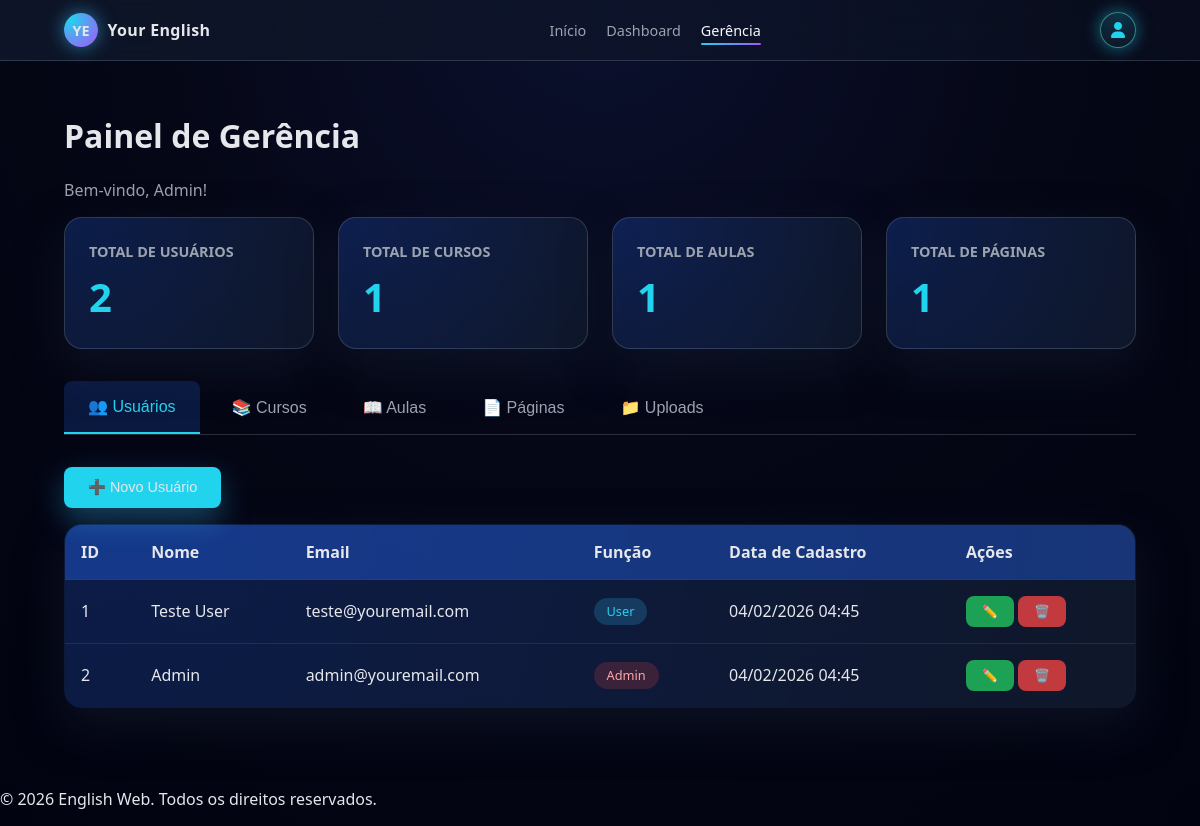
Screenshot of /public/gerencia.php (signed in) with the database file from the repository.
### tables this page shows
CREATE TABLE users (
    id INT AUTO_INCREMENT PRIMARY KEY,
    name VARCHAR(100) NOT NULL,
    email VARCHAR(150) UNIQUE NOT NULL,
    password VARCHAR(255) NOT NULL,
    role ENUM('user', 'admin') DEFAULT 'user',
    created_at TIMESTAMP DEFAULT CURRENT_TIMESTAMP,
    updated_at TIMESTAMP DEFAULT CURRENT_TIMESTAMP ON UPDATE CURRENT_TIMESTAMP
);

### config.php (called while the page is built, shortened)
<?php
spl_autoload_register(function($class) {
    $prefix = 'App\\';
    $relative_class = substr($class, strlen($prefix));
    $file = SRC_PATH . '/' . str_replace('\\', '/', $relative_class) . '.php';
});

### src/Config/Database.php (called while the page is built, shortened)
<?php
class Database {
    private static $instance = null;
    private $connection;
    private function __construct() {
        try {
            $dsn = "mysql:host=" . DB_HOST . ";dbname=" . DB_NAME . ";charset=" . DB_CHARSET;
            $this->connection = new PDO($dsn, DB_USER, DB_PASS);
            $this->connection->setAttribute(PDO::ATTR_ERRMODE, PDO::ERRMODE_EXCEPTION);
            $this->connection->setAttribute(PDO::ATTR_DEFAULT_FETCH_MODE, PDO::FETCH_ASSOC);
        } catch (PDOException $e) {
            $this->handleError($e);
        }
    }
    public static function getInstance() {
        if (self::$instance === null) {
            self::$instance = new self();
        }
        return self::$instance;
    }
    public function getConnection() {
        return $this->connection;
    }
}

### src/Utils/Auth.php (called while the page is built, shortened)
<?php
class Auth {
    public function isLoggedIn() {
        return isset($_SESSION['user_id']);
    }
    public function getCurrentUser() {
        return [
            'id' => $_SESSION['user_id'] ?? null,
            'name' => $_SESSION['user_name'] ?? null,
            'email' => $_SESSION['user_email'] ?? null,
            'role' => $_SESSION['user_role'] ?? null
        ];
    }
}

### src/Models/User.php (called while the page is built, shortened)
<?php
class User {
    protected $pdo;
    protected $table = 'users';
    public function __construct() {
        $this->pdo = Database::getInstance()->getConnection();
    }
    public function getAll() {
        $stmt = $this->pdo->query("SELECT * FROM {$this->table} ORDER BY created_at DESC");
        return $stmt->fetchAll();
    }
    public function count() {
        $stmt = $this->pdo->query("SELECT COUNT(*) as total FROM {$this->table}");
        return $stmt->fetch()['total'];
    }
}

### src/Models/Course.php (called while the page is built, shortened)
<?php
class Course {
    protected $pdo;
    protected $table = 'courses';
    public function __construct() {
        $this->pdo = Database::getInstance()->getConnection();
    }
    public function count() {
        $stmt = $this->pdo->query("SELECT COUNT(*) as total FROM {$this->table}");
        return $stmt->fetch()['total'];
    }
}

### src/Models/Lesson.php (called while the page is built, shortened)
<?php
class Lesson {
    protected $pdo;
    protected $table = 'lessons';
    public function __construct() {
        $this->pdo = Database::getInstance()->getConnection();
    }
    public function count() {
        $stmt = $this->pdo->query("SELECT COUNT(*) as total FROM {$this->table}");
        return $stmt->fetch()['total'];
    }
}

### src/Models/Page.php (called while the page is built, shortened)
<?php
class Page {
    protected $pdo;
    protected $table = 'pages';
    public function __construct() {
        $this->pdo = Database::getInstance()->getConnection();
    }
    public function count() {
        $stmt = $this->pdo->query("SELECT COUNT(*) as total FROM {$this->table}");
        return $stmt->fetch()['total'];
    }
}

### public/gerencia.php (the view, shortened to what this page needs)
<?php
require_once __DIR__ . '/../config.php';
$auth = new Auth();
$auth->requireAdmin();
$user = $auth->getCurrentUser();
$userModel = new User();
$courseModel = new Course();
$lessonModel = new Lesson();
$pageModel = new Page();
$totalUsers = $userModel->count();
$totalCourses = $courseModel->count();
$totalLessons = $lessonModel->count();
$totalPages = $pageModel->count();
$users = $userModel->getAll();
?>
<!DOCTYPE html>
<html lang="pt-BR">
<head>
    <link rel="stylesheet" href="./assets/css/style.css">
    <link rel="stylesheet" href="https://cdnjs.cloudflare.com/ajax/libs/font-awesome/6.5.1/css/all.min.css">
</head>
<body>
    <header class="navbar">
        <div class="navbar-container">
            <a href="<?php echo BASE_URL; ?>/public/index.php" class="navbar-logo">
                <span class="logo-symbol">YE</span>
                <span class="logo-text">Your English</span>
            </a>
            <nav class="navbar-links" id="navbar-links">
                <a href="<?php echo BASE_URL; ?>/public/index.php" class="nav-link">Início</a>
                <a href="<?php echo BASE_URL; ?>/public/dashboard.php" class="nav-link">Dashboard</a>
                <a href="<?php echo BASE_URL; ?>/public/gerencia.php" class="nav-link active">Gerência</a>
            </nav>
            <div class="navbar-profile">
                <div class="profile-icon" id="profile-icon">
                    <i class="fa-solid fa-user"></i>
                </div>
            </div>
        </div>
    </header>
    <main>
        <div class="admin-container">
            <h1>Painel de Gerência</h1>
            <p style="color: var(--text-muted);">Bem-vindo, <?php echo htmlspecialchars($user['name']); ?>!</p>
            <div class="stats-grid">
                <div class="stat-card">
                    <h3>Total de Usuários</h3>
                    <p class="stat-number"><?php echo $totalUsers; ?></p>
                </div>
                <div class="stat-card">
                    <h3>Total de Cursos</h3>
                    <p class="stat-number"><?php echo $totalCourses; ?></p>
                </div>
                <div class="stat-card">
                    <h3>Total de Aulas</h3>
                    <p class="stat-number"><?php echo $totalLessons; ?></p>
                </div>
                <div class="stat-card">
                    <h3>Total de Páginas</h3>
                    <p class="stat-number"><?php echo $totalPages; ?></p>
                </div>
            </div>
            <div class="tabs-container">
                <div class="tabs-nav">
                    <button class="tab-button active" data-tab="users">👥 Usuários</button>
                    <button class="tab-button" data-tab="courses">📚 Cursos</button>
                    <button class="tab-button" data-tab="lessons">📖 Aulas</button>
                    <button class="tab-button" data-tab="pages">📄 Páginas</button>
                    <button class="tab-button" data-tab="uploads">📁 Uploads</button>
                </div>
                <div class="tab-content active" id="users">
                    <div class="btn-group">
                        <button class="btn btn-primary" onclick="openModal('userModal')">➕ Novo Usuário</button>
                    </div>
                    <table class="data-table">
                        <thead>
                            <tr>
                                <th>ID</th>
                                <th>Nome</th>
                                <th>Email</th>
                                <th>Função</th>
                                <th>Data de Cadastro</th>
                                <th>Ações</th>
                            </tr>
                        </thead>
                        <tbody>
                            <?php foreach ($users as $u): ?>
                                <tr>
                                    <td><?php echo $u['id']; ?></td>
                                    <td><?php echo htmlspecialchars($u['name']); ?></td>
                                    <td><?php echo htmlspecialchars($u['email']); ?></td>
                                    <td>
                                        <span class="role-badge role-<?php echo $u['role']; ?>">
                                            <?php echo ucfirst($u['role']); ?>
                                        </span>
                                    </td>
                                    <td><?php echo date('d/m/Y H:i', strtotime($u['created_at'])); ?></td>
                                    <td>
                                        <button class="btn btn-edit btn-small" onclick="editUser(<?php echo $u['id']; ?>)">✏️</button>
                                        <button class="btn btn-danger btn-small" onclick="deleteItem('user', <?php echo $u['id']; ?>)">🗑️</button>
                                    </td>
                                </tr>
                            <?php endforeach; ?>
                        </tbody>
                    </table>
                </div>
            </div>
        </div>
    </main>
    <footer>
        <div class="container">
            <p>&copy; 2026 English Web. Todos os direitos reservados.</p>
        </div>
    </footer>
</body>
</html>

### public/assets/css/style.css (style rules this page uses)
:root { --bg-main: #050716; --bg-alt: #090b20; --accent-1: #4f46e5; --accent-2: #22d3ee; --accent-3: #a855f7; --text-main: #e5e7eb; --text-muted: #9ca3af; --border-soft: rgba(148, 163, 184, 0.2); --shadow-soft: 0 18px 45px rgba(15, 23, 42, 0.7); --radius-lg: 18px; --transition-fast: 0.2s ease-out; --transition-med: 0.35s ease-out; }
*, *::before, *::after { box-sizing: border-box; }
html, body { margin: 0; padding: 0; font-family: "Poppins", system-ui, -apple-system, BlinkMacSystemFont, sans-serif; background: radial-gradient(circle at top, #0b102e 0, #050716 45%, #020310 100%); color: var(--text-main); scroll-behavior: smooth; }
body { -webkit-tap-highlight-color: transparent; }
a { color: inherit; text-decoration: none; }
.navbar { position: sticky; top: 0; z-index: 40; backdrop-filter: blur(16px); background: linear-gradient(to right, rgba(15,23,42,0.9), rgba(15,23,42,0.4)); border-bottom: 1px solid rgba(148,163,184,0.25); }
.navbar-container { max-width: 1120px; margin: 0 auto; padding: 0.75rem 1.5rem; display: flex; align-items: center; justify-content: space-between; gap: 1rem; }
.navbar-logo { display: flex; align-items: center; gap: 0.6rem; }
.logo-symbol { width: 34px; height: 34px; border-radius: 999px; background: radial-gradient(circle at 20% 20%, var(--accent-2), var(--accent-3)); display: flex; align-items: center; justify-content: center; font-weight: 700; font-size: 0.9rem; box-shadow: 0 0 18px rgba(56, 189, 248, 0.6); }
.logo-text { font-weight: 600; letter-spacing: 0.02em; }
.navbar-links { display: flex; align-items: center; gap: 1.25rem; }
.nav-link { position: relative; font-size: 0.9rem; color: var(--text-muted); transition: color var(--transition-fast); }
.nav-link::after { content: ""; position: absolute; left: 0; bottom: -0.35rem; width: 0; height: 2px; border-radius: 999px; background: linear-gradient(90deg, var(--accent-2), var(--accent-3)); transition: width var(--transition-med); }
.nav-link:hover::after, .nav-link.active::after { width: 100%; }
.nav-link.active { color: #f9fafb; }
.navbar-profile { display: flex; align-items: center; justify-content: center; }
.profile-icon { width: 36px; height: 36px; border-radius: 999px; border: 1px solid rgba(94, 234, 212, 0.5); display: flex; align-items: center; justify-content: center; color: var(--accent-2); background: radial-gradient(circle at top, rgba(34, 211, 238, 0.2), rgba(15, 23, 42, 0.9)); box-shadow: 0 0 16px rgba(34, 211, 238, 0.5); cursor: pointer; transition: transform var(--transition-fast), box-shadow var(--transition-fast); }
.btn { display: inline-flex; align-items: center; justify-content: center; gap: 0.4rem; padding: 0.7rem 1.5rem; border-radius: 999px; font-size: 0.9rem; font-weight: 500; border: 1px solid transparent; cursor: pointer; transition: transform var(--transition-fast), box-shadow var(--transition-fast), background var(--transition-fast), border-color var(--transition-fast), color var(--transition-fast); }
.btn-primary { background: linear-gradient(120deg, var(--accent-2), var(--accent-3)); color: #0b1120; box-shadow: 0 12px 30px rgba(56, 189, 248, 0.35); }
button.btn, a.btn, a.btn-icon { will-change: transform, box-shadow; }

### rows the page displays
users: name "Admin", id "2", email "admin@youremail.com", role "Admin", created_at "04/02/2026 04:45"
users: id "1", name "Teste User", email "teste@youremail.com", role "User", created_at "04/02/2026 04:45"

### other values shown
$totalUsers "2"
$totalCourses "1"
$totalLessons "1"
$totalPages "1"
